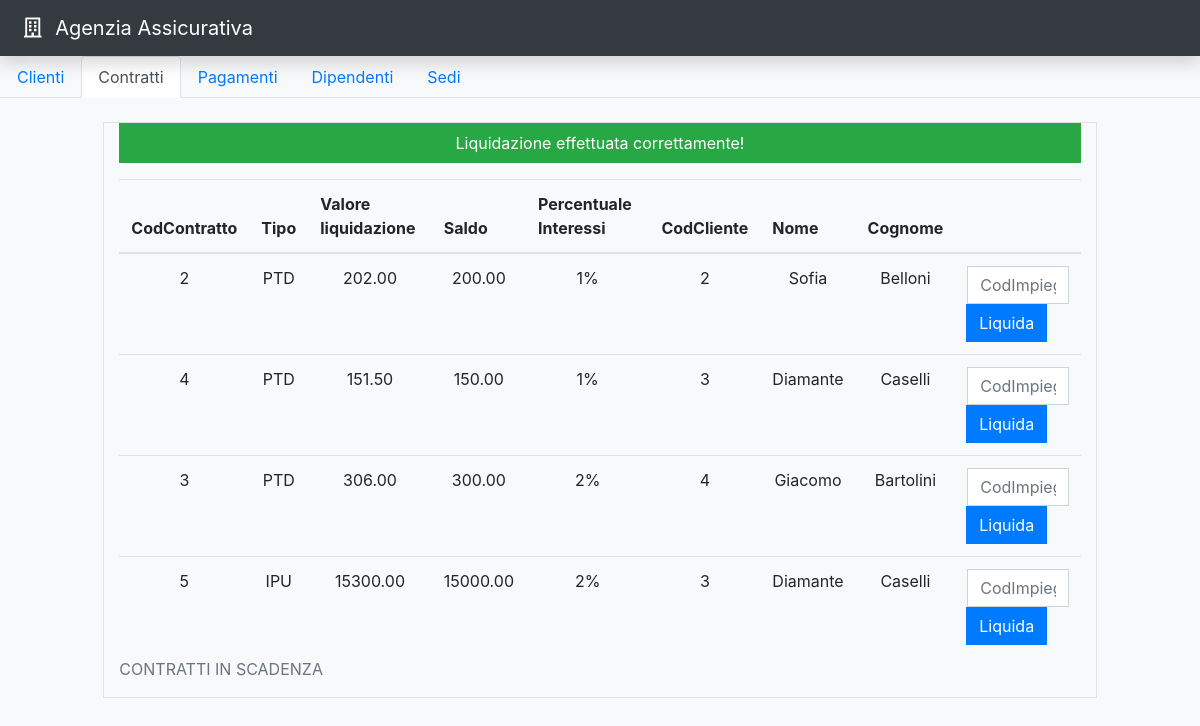
/contratti.php?codImpiegato=1, run on the app's committed database.
### tables this page shows
create table CONTRATTO (
     CodContratto int not null auto_increment,
     Tipo varchar(3) not null,
     Data_sottoscrizione date not null,
     Data_scadenza date not null,
     Saldo decimal(15,2) not null,
     Percentuale_interessi int not null,
     Importo_iniziale decimal(15,2),
     Importo_rata_mensile decimal(10,2),
     CodConsulente int not null,
     CodCliente int not null,
     constraint ID_CONTRATTO_ID primary key (CodContratto));

create table CLIENTE (
     CodCliente int not null auto_increment,
     CF char(16) not null,
     Nome varchar(15) not null,
     Cognome varchar(20) not null,
     Data_nascita date not null,
     Ind_Via varchar(20) not null,
     Ind_Numero int not null,
     Ind_CAP int not null,
     Cellulare int not null,
     constraint ID_CLIENTE_ID primary key (CodCliente),
     constraint SID_CLIENTE_ID unique (CF));

### html/contratti.php (called while the page is built, shortened)
<?php
require_once 'bootstrap.php';
$templateParams["name"]="contratti-template.php";
if(isset($_GET["codImpiegato"])){
  if($dbh->checkEmployeePresence($_GET["codImpiegato"])){
    $templateParams["liquidation_success"] = "Liquidazione effettuata correttamente!";
  }else{
    $templateParams["liquidation_error"] = "Codice Impiegato inesistente!";
  }
  $templateParams["name"]="contratti-da-liquidare-template.php";
}
require './template/base-template.php';
?>

### html/db/database.php (called while the page is built, shortened)
<?php
class DatabaseHelper{
    private $db;
    public function __construct($servername, $username, $password, $dbname, $port){
        $this->db = new mysqli($servername, $username, $password, $dbname, $port);
    }
    public function getContractToBeSettled(){
      $query = "SELECT Cl.CodCliente, Cl.Cognome, Cl.Nome, Co.CodContratto, Co.Data_scadenza, Co.Tipo, Co.Saldo, Co.Percentuale_interessi, CAST(Co.Saldo+Co.Saldo*(Co.Percentuale_interessi/100) AS DECIMAL(9,2)) AS Valore
	FROM cliente Cl JOIN contratto Co ON (Cl.CodCliente=Co.CodCLiente)
	WHERE Co.Data_scadenza<=now() AND NOT EXISTS (
    SELECT CodContratto FROM liquidazione WHERE Co.CodContratto = CodContratto
  ) ORDER BY Co.Data_scadenza";
      $stmt = $this->db->prepare($query);
      $stmt->execute();
      $result = $stmt->get_result();
      return $result->fetch_all(MYSQLI_ASSOC);
    }
}
?>

### html/bootstrap.php (called while the page is built, shortened)
<?php
require_once("db/database.php");
$dbh = new DatabaseHelper("127.0.0.1", "root", "", "agenzia_assicurativa", 3307);
?>

### html/template/contratti-da-liquidare-template.php (the view, shortened to what this page needs)
<div class="tab">
    <ul class="nav nav-tabs">
      <li class="nav-item"><a class="nav-link" href="clienti.php">Clienti</a></li>
      <li class="nav-item"><a class="nav-link active" href="contratti.php">Contratti</a></li>
      <li class="nav-item"><a class="nav-link" href="pagamenti.php">Pagamenti</a></li>
      <li class="nav-item"><a class="nav-link" href="dipendenti.php">Dipendenti</a></li>
      <li class="nav-item"><a class="nav-link" href="sedi.php">Sedi</a></li>
    </ul>
  </div>
  <div>
    <main>
      <div class="row mt-4 mx-1 g-2">
        <div class="col-md-10 col-sm-10 mx-auto border">
          <?php if(isset($templateParams["liquidation_success"])): ?>
          <p class="fw-bold  bg-success p-2 text-white text-center"><?php echo $templateParams["liquidation_success"]; ?></p>
          <?php endif; ?>
          <?php $contracts = $dbh->getContractToBeSettled(); ?>
          <table id="specifications-table" class="table">
            <caption class="p-0">CONTRATTI IN SCADENZA</caption>
            <thead>
              <tr>
                <th id="contratto" scope="col">CodContratto</th>
                <th id="tipo" scope="col">Tipo</th>
                <th id="valore" scope="col">Valore liquidazione</th>
                <th id="saldo" scope="col">Saldo</th>
                <th id="interessi" scope="col">Percentuale Interessi</th>
                <th id="cliente" scope="col">CodCliente</th>
                <th id="nome" scope="col">Nome</th>
                <th id="cognome" scope="col">Cognome</th>
                <th id="liquida" scope="col"></th>
              </tr>
            </thead>
            <tbody>
              <?php foreach ($contracts as $contract): ?>
              <tr>
                <td headers="contratto" ><p class="text-center"><?php echo $contract["CodContratto"]; ?></p></td>
                <td headers="tipo" ><p class="text-center"><?php echo $contract["Tipo"]; ?></p></td>
                <td headers="valore" ><p class="text-center"><?php echo $contract["Valore"]; ?></p></td>
                <td headers="saldo" ><p class="text-center"><?php echo $contract["Saldo"]; ?></p></td>
                <td headers="interessi" ><p class="text-center"><?php echo $contract["Percentuale_interessi"]."%"; ?></p></td>
                <td headers="cliente" ><p class="text-center"><?php echo $contract["CodCliente"]; ?></p></td>
                <td headers="nome" ><p class="text-center"><?php echo $contract["Nome"]; ?></p></td>
                <td headers="cognome" ><p class="text-center"><?php echo $contract["Cognome"]; ?></p></td>
                <td headers="liquida" >
                  <form  action="#" method="GET">
                    <div class="input-group">
                      <input id="imp-<?php echo $contract["CodContratto"]; ?>" name="codImpiegato" type="text" class="form-control" placeholder="CodImpiegato" required/>
                      <div class="input-group-append">
                        <input id="liquida-<?php echo $contract["CodContratto"]; ?>" type="submit" class="btn btn-primary" value="Liquida"/>
                      </div>
                    </div>
                  </form>
                </td>
              </tr>
              <?php endforeach; ?>
            </tbody>
          </table>
        </div>
      </div>
    </main>
  </div>

### html/template/base-template.php (shortened to what this page needs)
<!doctype html>
<html lang="it">
  <head>
  <link rel="stylesheet" href="https://stackpath.bootstrapcdn.com/bootstrap/4.3.1/css/bootstrap.min.css">
  <link rel="stylesheet" href="https://use.fontawesome.com/releases/v5.7.0/css/all.css">
  </head>
  <body class="bg-light m-0">
    <div class="container-fluid px-0">
      <div class="row mx-0">
        <div class="col-12 p-0">
          <header class="navbar navbar-dark bg-dark fw-bold shadow">
            <a class="navbar-brand" href="">
            <span class="far fa-building fs-2 mx-2" aria-hidden="true"><i class="fa fa-building-o" aria-hidden="true"></i></span>
                    Agenzia Assicurativa
            </a>
          </header>
        </div>
      </div>
      <?php
        if(isset($templateParams["name"])){
          require($templateParams["name"]);
        }
      ?>
    </div>
  </body>
</html>

### data on the page
contratto: CodContratto "2", Tipo "PTD", Valore "202.00", Saldo "200.00", Percentuale_interessi "1", CodCliente.CodCliente "2", CodCliente.Nome "Sofia", CodCliente.Cognome "Belloni"
contratto: CodContratto "4", Tipo "PTD", Valore "151.50", Saldo "150.00", Percentuale_interessi "1", CodCliente.CodCliente "3", CodCliente.Nome "Diamante", CodCliente.Cognome "Caselli"
contratto: CodContratto "3", Tipo "PTD", Valore "306.00", Saldo "300.00", Percentuale_interessi "2", CodCliente.CodCliente "4", CodCliente.Nome "Giacomo", CodCliente.Cognome "Bartolini"
contratto: CodContratto "5", Tipo "IPU", Valore "15300.00", Saldo "15000.00", Percentuale_interessi "2", CodCliente.CodCliente "3", CodCliente.Nome "Diamante", CodCliente.Cognome "Caselli"

### other printed values
$templateParams["liquidation_success"] "Liquidazione effettuata correttamente!"
